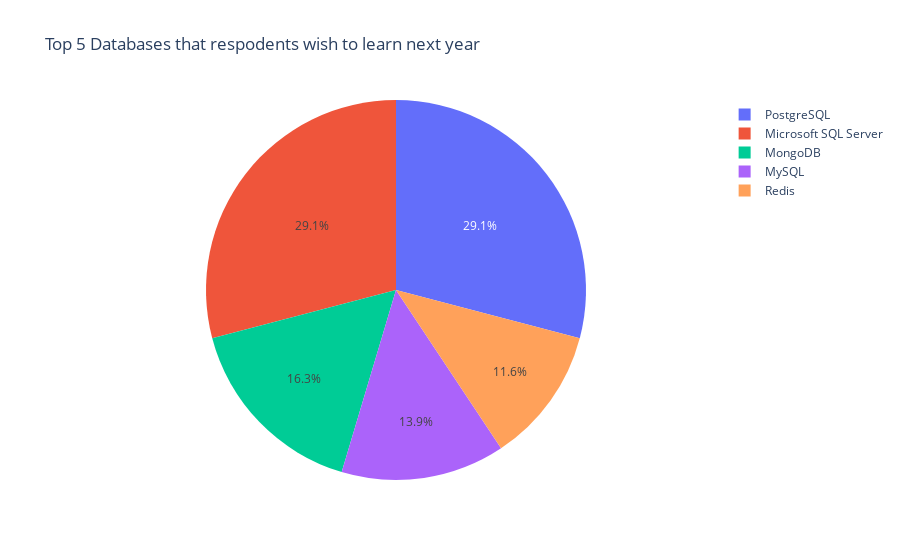

The notebook cell this image was saved under:
### Markdown cell above
##### Create a pie chart of the top 5 databases that respondents wish to learn next year. Label the pie chart with database names. Display percentages of each database on the pie chart.

### Code cell
names = ['PostgreSQL', 'Microsoft SQL Server', 'MongoDB', 'MySQL', 'Redis']
fig = px.pie(data, values=data.DatabaseDesireNextYear.value_counts().head(5), title='Top 5 Databases that respodents wish to learn next year',
             names=names)
fig.show()

### Figure 1 — Plotly figure (JSON) as saved in the notebook; plotly's stock layout.template omitted (floating-point values rounded to 4 significant figures)
{"data": [{"domain": {"x": [0, 1], "y": [0, 1]}, "hovertemplate": "label=%{label}<br>value=%{value}<extra></extra>", "labels": ["PostgreSQL", "Microsoft SQL Server", "MongoDB", "MySQL", "Redis"], "legendgroup": "", "name": "", "showlegend": true, "type": "pie", "values": [457, 457, 256, 219, 182]}], "layout": {"legend": {"tracegroupgap": 0}, "title": {"text": "Top 5 Databases that respodents wish to learn next year"}}}
